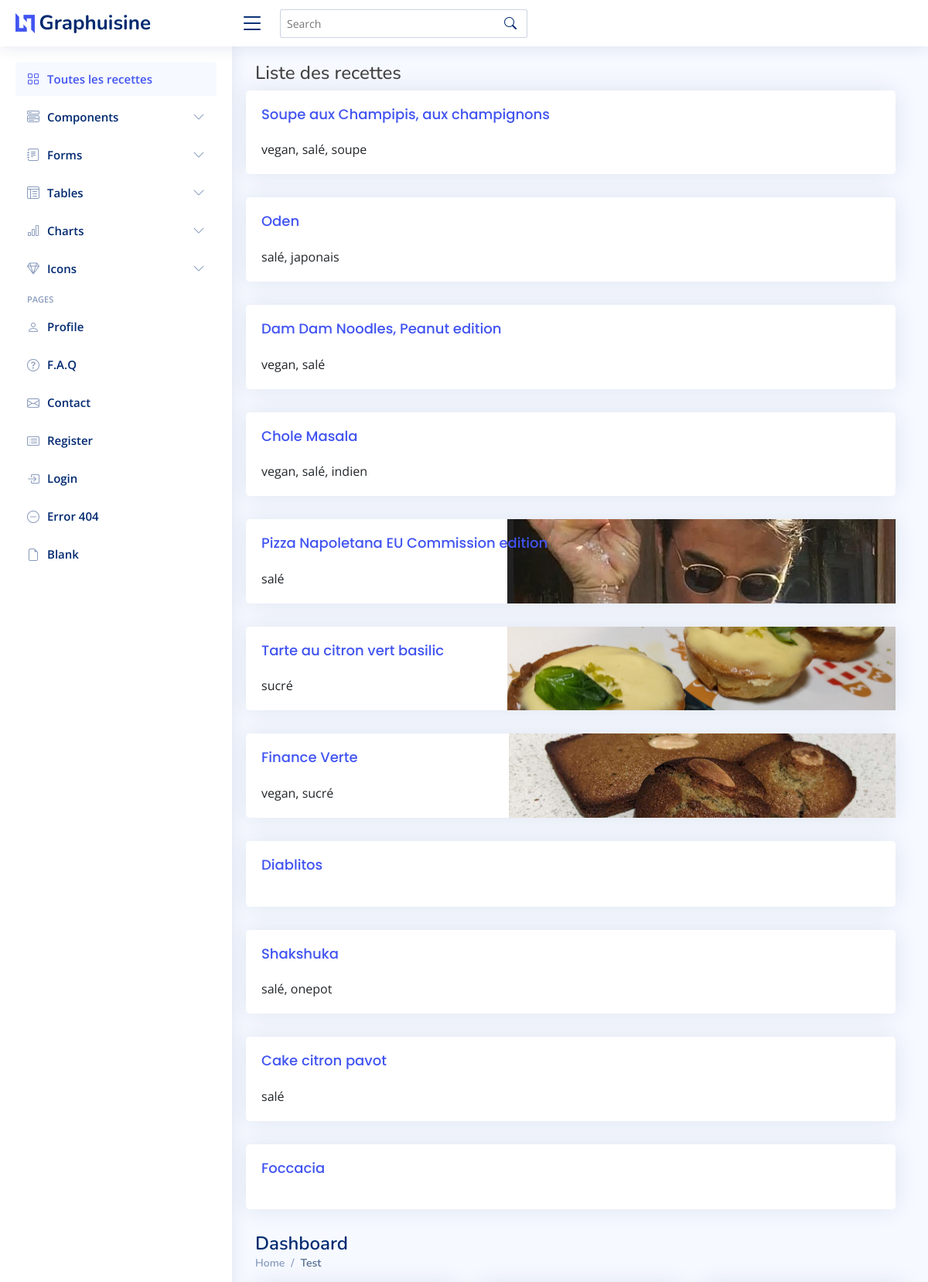
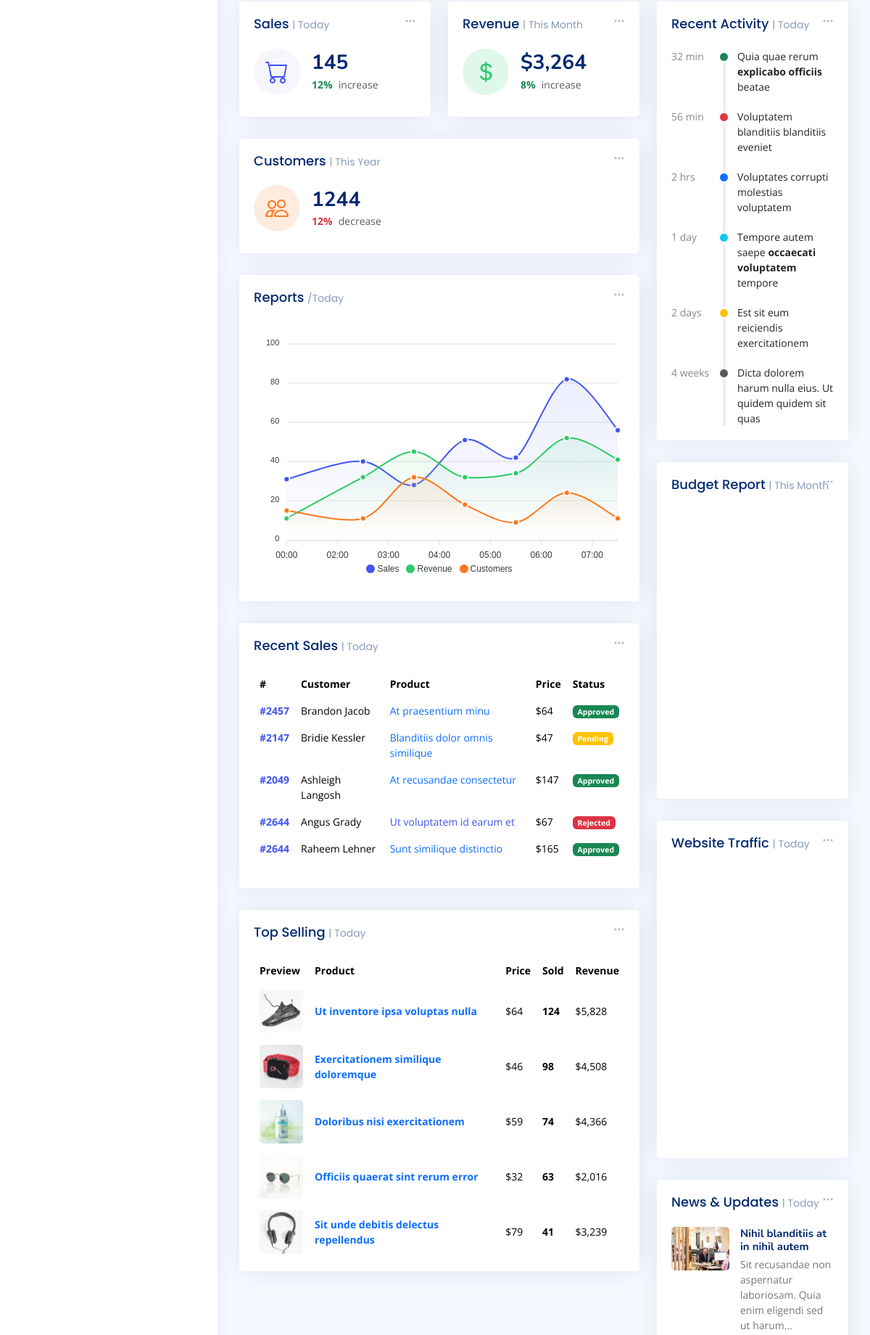
The app's page /recipes/ (upper part) with its own data (2 pictures, top to bottom).
### recipes/models.py (models this page shows, shortened)
class Recipe(models.Model):
    title = models.CharField(max_length=200)
    recipe_file = models.FileField(upload_to="source_files")
    tag_list = models.ManyToManyField("Tag")
    img = models.FileField(upload_to="static/assets/img/", blank=True)
    pub_date = models.DateTimeField("date published", default=datetime.now, blank=True)

class Tag(models.Model):
    name = models.CharField(max_length=100)
    def __str__(self):
        return str(self.name)

### recipes/views.py (the view)
# urls.py: path("", views.IndexView.as_view(), name="index"),
class IndexView(generic.ListView):
    template_name = "recipes/index.html"
    context_object_name = "recipe_list"
    def get_queryset(self):
        return Recipe.objects.order_by("-pub_date")

### recipes/templates/recipes/index.html (shortened to what this page needs)
{% extends "index.html" %}
{% load static %}
{% block content %}
  <h4>Liste des recettes</h4>
  {% if recipe_list %}
          {% for recipe in recipe_list %}
          <section class="pagetitle">
          <a href="{% url 'recipes:detail' recipe.id %}">
            <div class="row card col-xl-12" >
              <div class="card-body" style="background-image:url(/{{ recipe.img }}); object-fit:contain; background-repeat:no-repeat; background-position:right;">
                <h5 class="card-title">{{ recipe.title }}</a></h5>
                {{ recipe.tag_list.all | join:", " }}
          </section>
          {% endfor %}
  {% else %}
      <p>No recipes are available.</p>
  {% endif %}
{% endblock %}

### records on screen
Recipe: title "Soupe aux Champipis, aux champignons", tag_list.all "vegan, salé, soupe"
Recipe: title "Oden", tag_list.all "salé, japonais"
Recipe: title "Dam Dam Noodles, Peanut edition", tag_list.all "vegan, salé"
Recipe: title "Chole Masala", tag_list.all "vegan, salé, indien"
Recipe: img (picture), title "Pizza Napoletana EU Commission edition", tag_list.all "salé"
Recipe: img (picture), title "Tarte au citron vert basilic", tag_list.all "sucré"
Recipe: img (picture), title "Finance Verte", tag_list.all "vegan, sucré"
Recipe: title "Diablitos"
Recipe: title "Shakshuka", tag_list.all "salé, onepot"
Recipe: title "Cake citron pavot", tag_list.all "salé"
Recipe: title "Foccacia"
